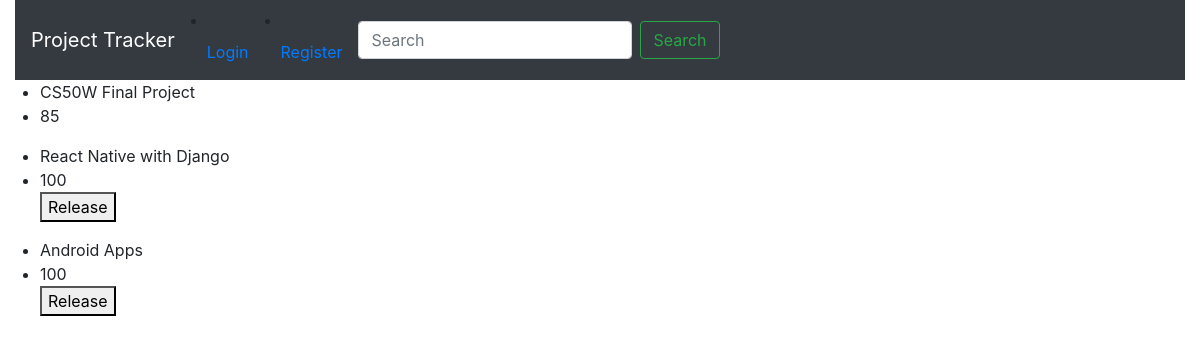
Page /track on the committed database.
### Pmanage/models.py (models this page shows)
class Project(models.Model):
    Project_name=models.CharField(max_length=64)
    team=models.IntegerField()
    complete_percentage=models.IntegerField()
    createdate=datetime.datetime.now()
    max_day=models.IntegerField()
    status=models.CharField(max_length=64,default="unrelease")

### Pmanage/views.py (the view)
# urls.py: path('track',views.track,name="Track"),
def track(request):
    proj=Project.objects.all()
    return render(request, "Pmanage/Track.html",{"proj": proj})

### Pmanage/templates/Pmanage/Track.html (shortened to what this page needs)
{% extends 'Pmanage/layout.html' %}
{% block body %}
{% for projects in proj %}
<ul>
    <li>{{projects.Project_name}}</li>
    <li>{{projects.complete_percentage}}</li>
    {% if projects.complete_percentage == 100 %}
     <button onclick="send('{{projects.id}}')" name="release">Release</button>
    {% endif %}
</ul>
{% endfor %}
{% endblock %}

### rows in the picture
Project: Project_name "CS50W Final Project", complete_percentage "85"
Project: Project_name "React Native with Django", complete_percentage "100"
Project: Project_name "Android Apps", complete_percentage "100"
